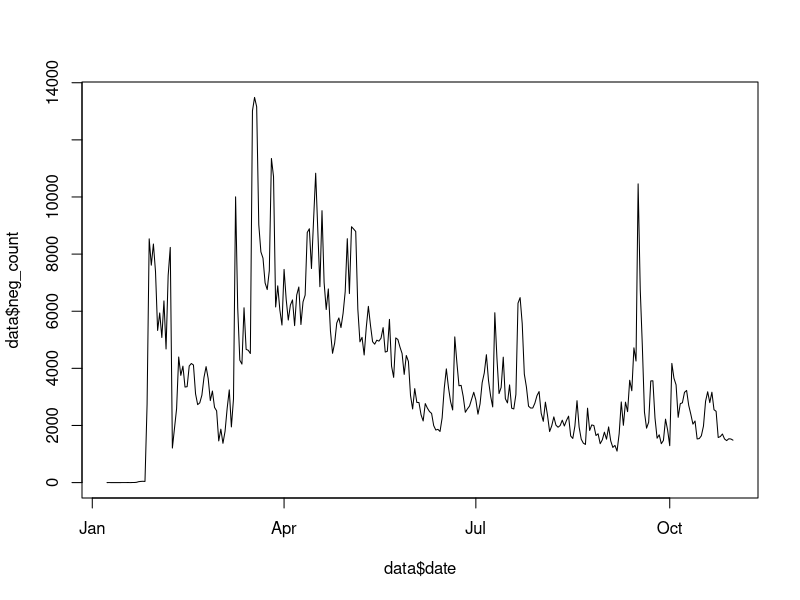

The R script that drew this image:
library(ggplot2)

setwd("/Users/michelle/Documents/covid19-xenophobia/data-viz")
data <- read.csv("agg_filled.csv")

data$date <- as.Date(data$date)

plot(data$date, data$neg_count, type="l")
